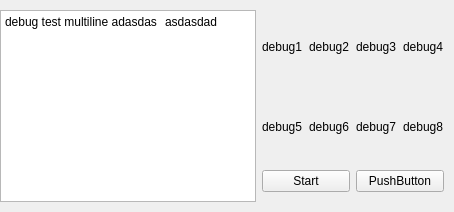
           <widget class="QWidget" name="tab_6">
            <property name="autoFillBackground">
             <bool>false</bool>
            </property>
            <attribute name="title">
             <string>Debug</string>
            </attribute>
            <layout class="QHBoxLayout" name="horizontalLayout_16">
             <property name="leftMargin">
              <number>0</number>
             </property>
             <property name="topMargin">
              <number>10</number>
             </property>
             <property name="rightMargin">
              <number>10</number>
             </property>
             <property name="bottomMargin">
              <number>10</number>
             </property>
             <item>
              <widget class="QPlainTextEdit" name="debugPlain">
               <property name="maximumSize">
                <size>
                 <width>350</width>
                 <height>16777215</height>
                </size>
               </property>
               <property name="plainText">
                <string>debug test multiline adasdas	asdasdad</string>
               </property>
              </widget>
             </item>
             <item>
              <layout class="QVBoxLayout" name="verticalLayout_3">
               <item>
                <layout class="QGridLayout" name="gridLayout_9">
                 <item row="2" column="3">
                  <widget class="QLabel" name="label_29">
                   <property name="text">
                    <string>debug7</string>
                   </property>
                  </widget>
                 </item>
                 <item row="2" column="0">
                  <widget class="QLabel" name="debug5">
                   <property name="text">
                    <string>debug5</string>
                   </property>
                  </widget>
                 </item>
                 <item row="1" column="0">
                  <widget class="QLabel" name="debug">
                   <property name="text">
                    <string>debug1</string>
                   </property>
                  </widget>
                 </item>
                 <item row="1" column="1">
                  <widget class="QLabel" name="debug2">
                   <property name="text">
                    <string>debug2</string>
                   </property>
                   <property name="textFormat">
                    <enum>Qt::AutoText</enum>
                   </property>
                   <property name="alignment">
                    <set>Qt::AlignLeading|Qt::AlignLeft|Qt::AlignVCenter</set>
                   </property>
                  </widget>
                 </item>
                 <item row="1" column="3">
                  <widget class="QLabel" name="debug3">
                   <property name="text">
                    <string>debug3</string>
                   </property>
                  </widget>
                 </item>
                 <item row="1" column="4">
                  <widget class="QLabel" name="debug4">
                   <property name="text">
                    <string>debug4</string>
                   </property>
                  </widget>
                 </item>
                 <item row="2" column="1">
                  <widget class="QLabel" name="debug6">
                   <property name="text">
                    <string>debug6</string>
                   </property>
                  </widget>
                 </item>
                 <item row="2" column="4">
                  <widget class="QLabel" name="debug8">
                   <property name="text">
                    <string>debug8</string>
                   </property>
                  </widget>
                 </item>
                </layout>
               </item>
               <item>
                <layout class="QHBoxLayout" name="horizontalLayout_17">
                 <property name="bottomMargin">
                  <number>10</number>
                 </property>
                 <item>
                  <widget class="QPushButton" name="pushButton_9">
                   <property name="text">
                    <string>Start</string>
                   </property>
                  </widget>
                 </item>
                 <item>
                  <widget class="QPushButton" name="pushButton_8">
                   <property name="text">
                    <string>PushButton</string>
                   </property>
                  </widget>
                 </item>
                </layout>
               </item>
              </layout>
             </item>
            </layout>
           </widget>
